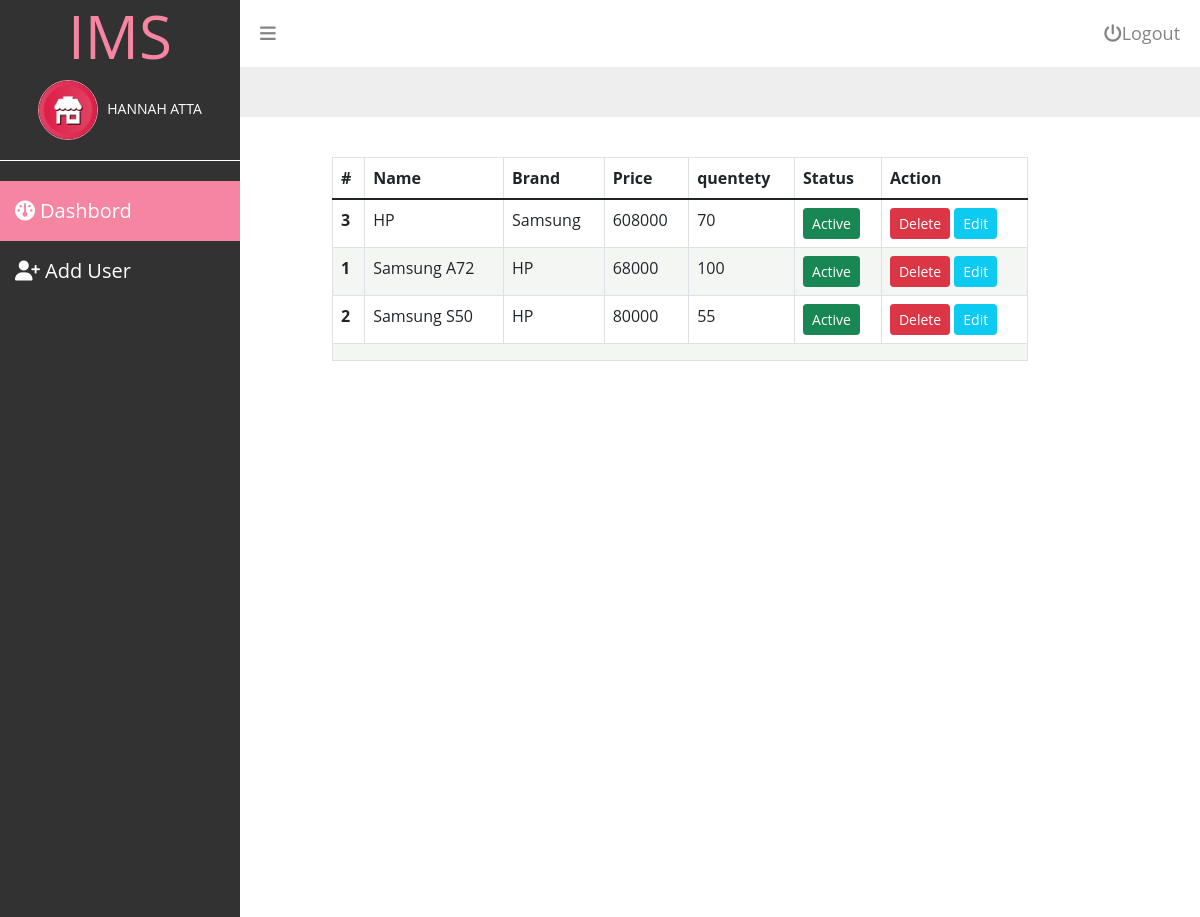
Page /admin/manage_product.php (signed in) on the committed database.
### tables this page shows
CREATE TABLE `products` (
  `pro_id` int(11) NOT NULL COMMENT 'To Identify Product',
  `pro_name` varchar(255) NOT NULL,
  `pro_cat` varchar(255) NOT NULL,
  `pro_brand` int(11) NOT NULL,
  `pro_price` int(11) NOT NULL,
  `pro_qty` int(11) NOT NULL,
  `pro_category` varchar(255),
  `status` int(11) 
);

CREATE TABLE `brand` (
  `brand_id` int(11) NOT NULL COMMENT 'To Identify User',
  `brand_name` varchar(255) NOT NULL,
  `status` int(11)
);

### admin/manage_product.php (the view, shortened to what this page needs)
<?php
  $pageTitle = 'dashboard';
  $user = $_SESSION['row'];
 if(isset($_GET['page'])){
   $page = $_GET['page'];
 }else{
  $page = 1;
 }
  $num_per_page = 05;
  $start_from = ($page-1)*05;
?>
<!DOCTYPE html>
<html lang="en">
<head>
    <link rel="stylesheet" href="css/all.min.css">
    <link rel="stylesheet" href="css/bootstrap.min.css">
    <link rel="stylesheet" href="css/back.css">
</head>
<body>
<div class="dashaPage">
   <?php include('sidebar.php') ?>
      <div class="content" id="content">
       <div class="contentNav">
             <a href="#" id="toggle"><i class="fa fa-navicon"></i></a>
             <a href="logout.php" id="logout"><i class="fa fa-power-off"></i>Logout</a>
       </div>
    <div class="contentBody">
        <div class="contentMain">
    <div class="container">
        <div class="row">
            <div class="offset-1 col-9">
    <table class="table table-hover table-bordered">
            <thead>
            <tr>
            <th scope="col">#</th>
            <th scope="col">Name</th>
            <th scope="col">Brand</th>
            <th scope="col">Price</th>
            <th scope="col">quentety</th>
            <th scope="col">Status</th>
            <th scope="col">Action</th>
            </tr>
            </thead>
        <tbody id="get_cat" class="table-group-divider">
            <?php
               include("conn.php");
               $stmt = $conn->prepare("SELECT p.pro_id as id , p.pro_name as name, p.pro_price as price, p.pro_qty as quentety, p.status ,
               c.brand_name FROM products p
                INNER JOIN brand c ON p.pro_brand = c.brand_id
                LIMIT $start_from,$num_per_page");
               $stmt->execute();
               $rows = $stmt->fetchAll();
               foreach($rows as $row){?>
               <tr>
                <th scope="row"><?php echo $row['id'] ?></th>
                <td><?php echo $row['name'] ?></td>
                <td><?php echo $row['brand_name'] ?></td>
                <td><?php echo $row['price'] ?></td>
                <td><?php echo $row['quentety'] ?></td>
                <td><a href="#" class="btn btn-success btn-sm">Active</a></td>
                <td><a href="process.php?pro_id=<?php echo $row['id'] ?>" class="btn btn-danger btn-sm confirm">Delete</a>
                    <a href="#" class="btn btn-info btn-sm">Edit</a>
                </td>
                </tr>
              <?php }
            ?>
            <tr>
            <td colspan = "8"> <?php
        ?></td>
            </tr>
        </tbody>
        </table>
        </div>
        </div>
    </div>
        </div>
    </div>
   </div>
 </div>
</body>
</html>

### admin/sidebar.php
<?php
function setActive($name){
  global $pageTitle;
  if (isset($pageTitle) && $pageTitle == $name){
    echo"class = 'active'" ;
  }
}
?>
<div class="sidebar" id="sidebar">
            <h3 class="logo" id="logo">IMS</h3>
            <div class="sidebarUser">
              <img src="img/activity-01.png" alt="">
              <span><?php echo $user["full name"] ?></span>
            </div>
            <div class="sidebarMenu">
               <ul class="menuList">
                  <li <?php setActive('dashboard') ?> >
                      <a href="dashboard.php"><i class="fa fa-dashboard Icon"></i><span class="menuIcon">Dashbord</span></a>
                  </li>
                  <li  <?php setActive('adduser') ?> >
                      <a href="adduser.php"><i class="fa fa-user-plus Icon"></i><span class="menuIcon">Add User</span></a>
                  </li>
               </ul>
            </div>
          </div>

### admin/css/back.css (style rules this page uses)
:root { --blue-color: #0075ff; --blue-alt-color: #0d69d5; --orange-color: #f59e0b; --green-color: #22c55e; --red-color: #f44336; --grey-color: #888; }
* { box-sizing: border-box; padding: 0 }
body { font-family: "Open Sans", sans-serif; }
a { text-decoration: none; }
ul { list-style: none; padding: 0; }
.dashaPage { display: flex; flex-direction: row; }
.dashaPage .sidebar { width: 20%; background: #323232; min-height: 100vh; }
.dashaPage .content { width: 80%; background: #eee; }
.dashaPage .logo { color: #f685a2; font-size: 60px; text-align: center; }
.dashaPage .sidebarUser { text-align: center; border-bottom: 1px solid #fff; padding-bottom: 20px; }
.dashaPage .sidebarUser img { width: 60px; display: inline-block; border: 1px solid #fa85a1; border-radius: 50%; }
.dashaPage .sidebarUser span { font-size: 14px; text-transform: uppercase; color:#fff; margin-left: 5px; display: inline-block; }
.dashaPage .sidebarMenu ul { margin-top: 20px; }
.dashaPage .sidebarMenu li { padding: 15px 15px; font-size: 18px; }
.dashaPage .sidebarMenu li a { text-decoration: none; display: block; color: #fff; font-size: 20px; }
.dashaPage .sidebarMenu li i { margin-right: 5px; }
.dashaPage .sidebarMenu li:hover, .dashaPage .sidebarMenu li.active { background: #f685a2; }
.dashaPage .contentNav { background: #fff; padding: 20px; }
.dashaPage .contentNav a { color: #848484; font-size: 18px; text-decoration: none; }
.dashaPage .contentNav #logout { float: right; }
.dashaPage .contentBody { padding-top: 50px; }
.dashaPage .contentMain { background: #fff; min-height: 800px; height: 100%; }
.contentMain .table tr:nth-child(odd) { background: #fff; }
.contentMain .table { background: #f4f6f4; margin-top: 40px; }
.contentMain .table .btn { color: #fff; }

### rows in the picture
products: pro_id "3", pro_name "HP", brand.brand_name "Samsung", pro_price "608000", pro_qty "70"
products: pro_id "1", pro_name "Samsung A72", brand.brand_name "HP", pro_price "68000", pro_qty "100"
products: pro_id "2", pro_name "Samsung S50", brand.brand_name "HP", pro_price "80000", pro_qty "55"

### other values in the picture
$user["full name"] "HANNAH ATTA"
